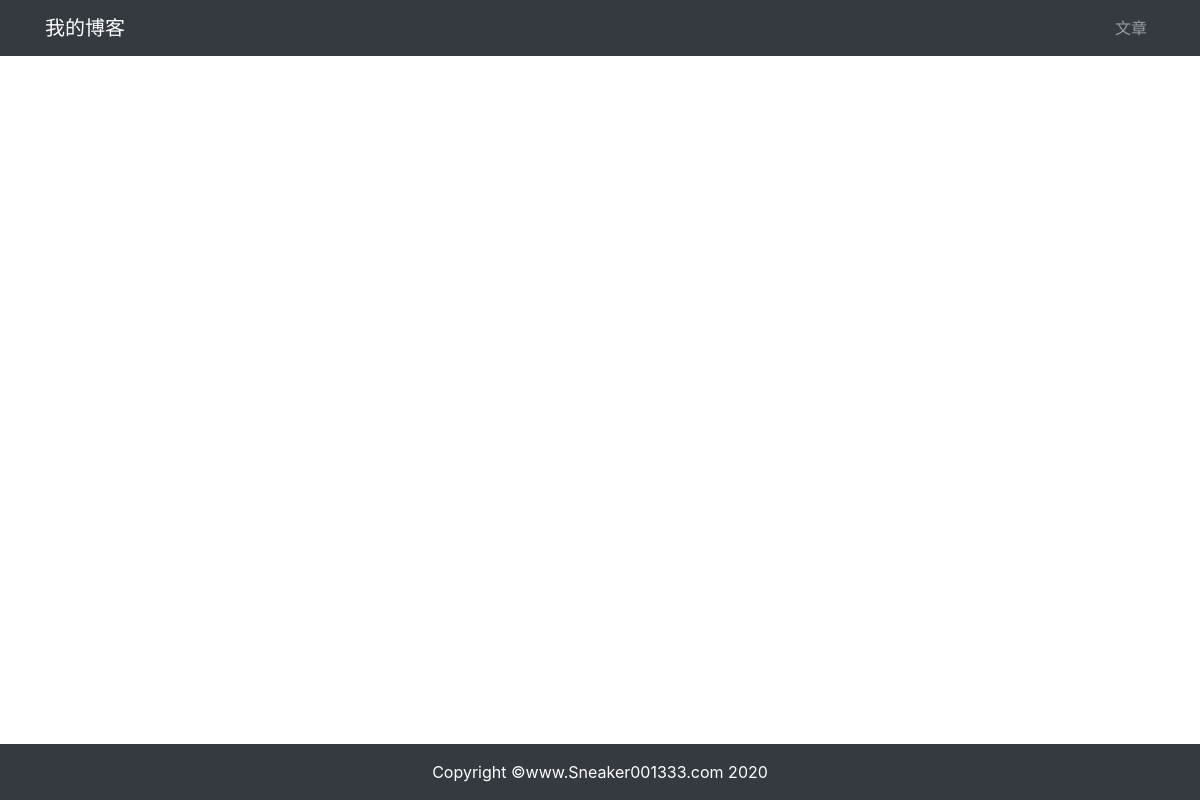
Page /article/article-list/ on the earlier database version.
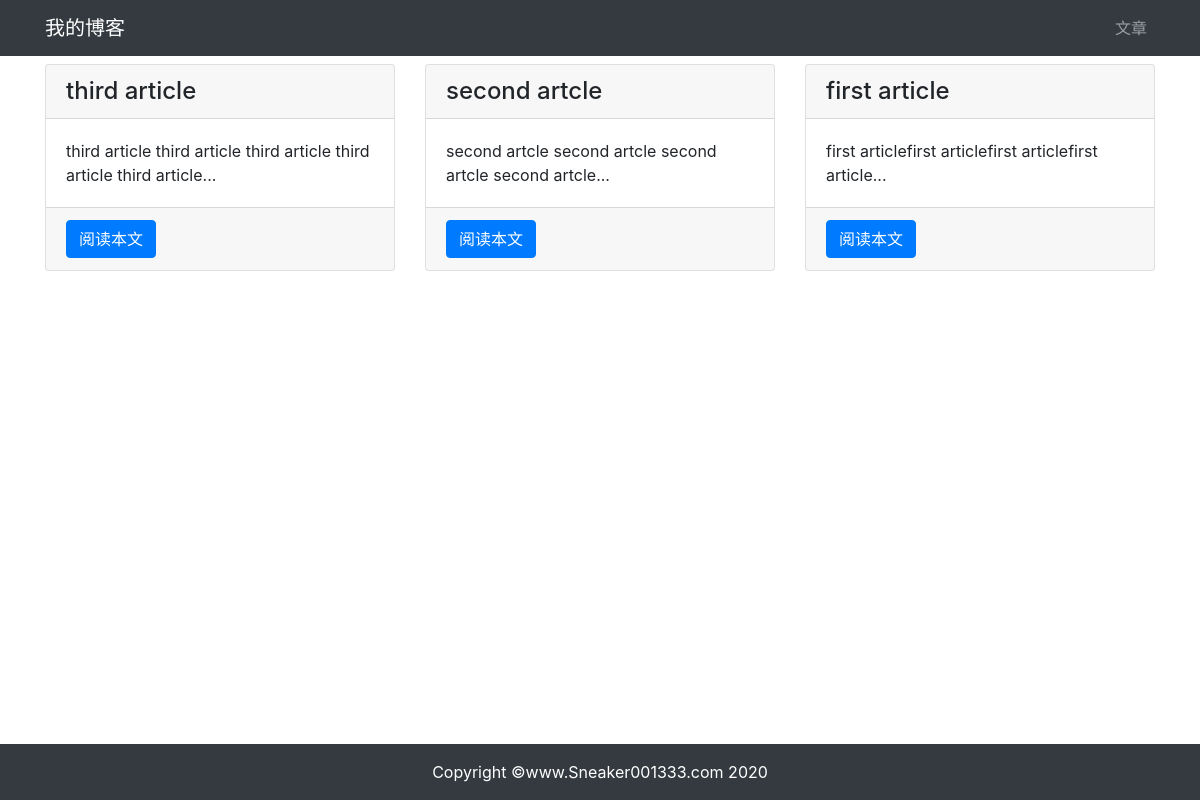
Same page on the later database version.
### article/models.py (models this page shows, shortened)
class ArticlePost(models.Model):
    author = models.ForeignKey(User,on_delete=models.CASCADE)
    title = models.CharField(max_length=100)
    body = models.TextField()
    created = models.DateTimeField(default=timezone.now)
    updated = models.DateTimeField(auto_now=True)
    class Meta:
        ordering = ('-created',)

### article/views.py (the view)
# urls.py: path('article-list/', views.article_list, name='article_list'),
def article_list(request):
    articles = ArticlePost.objects.all()
    context = { 'articles': articles }
    return render(request, 'article/list.html', context)

### templates/article/list.html (shortened to what this page needs)
{% extends "base.html" %}
{% load staticfiles %}
{% block content %}
<div class="container">
    <div class="row mt-2">
        {% for article in articles %}
        <div class="col-4 mb-4">
            <div class="card h-100">
                <h4 class="card-header">{{article.title}}</h4>
                <div class="card-body">
                    <p class="card-text">{{ article.body|slice:'100' }}...</p>
                </div>
                <div class="card-footer">
                    <a href="{% url 'article:article_detail' article.id %}" class="btn btn-primary">阅读本文</a>
                </div>
            </div>
        </div>
        {% endfor %}
    </div>
</div>
{% endblock content %}

### templates/base.html (shortened to what this page needs)
{% load staticfiles %}
<!DOCTYPE html>
<html lang="zh-cn">
<head>
    <link rel="stylesheet" href="{% static 'bootstrap/css/bootstrap.min.css' %}">
    <link rel="stylesheet" href="{% static 'md_css/monokai.css' %}">
</head>
<body>
    {% include 'header.html' %}
    {% block content %}{% endblock content %}
    {% include 'footer.html' %}
</body>
</html>

### templates/header.html
<nav class="navbar navbar-expand-lg navbar-dark bg-dark">
    <div class="container">
        <a class="navbar-brand" href="#">我的博客</a>
        <div>
            <ul class="navbar-nav">
                <li>
                    <a class="nav-link" href="{% url 'article:article_list' %}">文章</a>
                </li>
            </ul>
        </div>
    </div>
</nav>

### templates/footer.html
{% load staticfiles %}
<div>
    <br><br><br>
</div>
<footer class="py-3 bg-dark fixed-bottom">
    <div class="container">
        <p class="m-0 text-center text-white">Copyright &copy;www.Sneaker001333.com 2020</p>
    </div>
</footer>

Differences in the rows shown:
added ArticlePost: title "third article", body "third article third article third article third article third article"
added ArticlePost: title "second artcle", body "second artcle second artcle second artcle second artcle"
added ArticlePost: title "first article", body "first articlefirst articlefirst articlefirst article"
